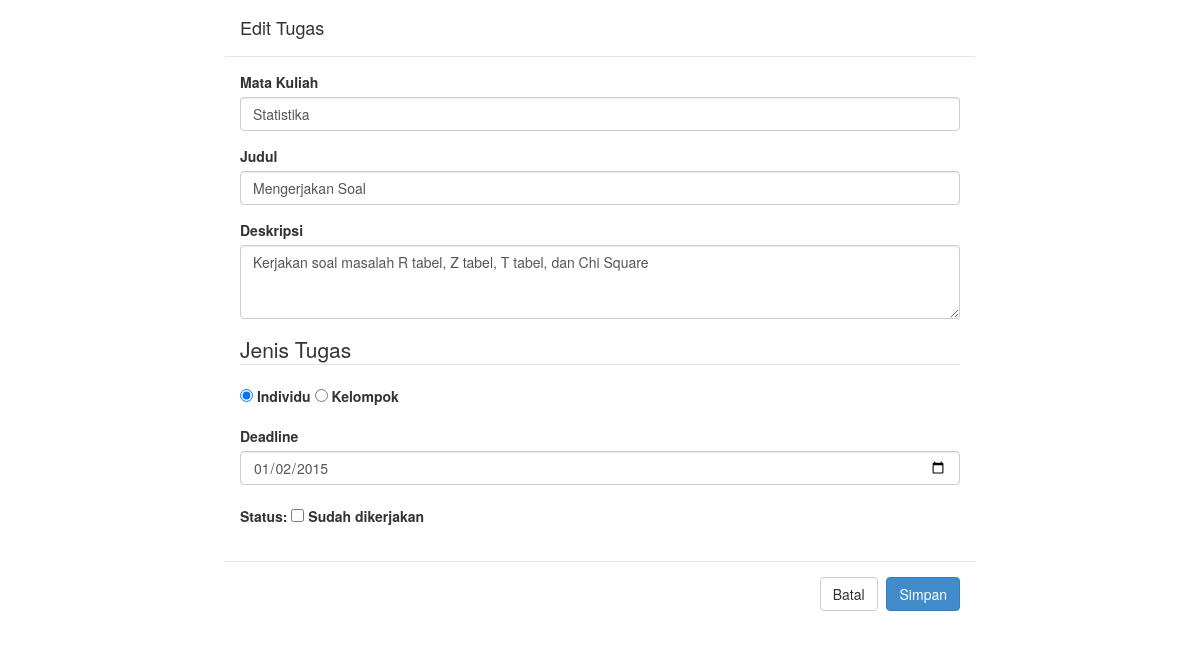
Screenshot of /edit.php?id=6 with the database file from the repository.
### tables this page shows
CREATE TABLE IF NOT EXISTS `tugas` (
`id` int(5) NOT NULL,
  `matakul` varchar(32) DEFAULT NULL,
  `judul` varchar(64) DEFAULT NULL,
  `deskripsi` text,
  `jenis` int(2) DEFAULT '1' COMMENT '1 = individu, 2 = kelompok',
  `deadline` date DEFAULT NULL,
  `selesai` int(2) DEFAULT '0' COMMENT '0 = belum selesai, 1 = selesai'
);

### edit.php (the view, shortened to what this page needs)
<?php
	if(isSet($_GET['id'])){
		$sql = mysqli_query($koneksi, "SELECT * FROM tugas WHERE id='".$_GET['id']."';");
		$data = mysqli_fetch_array($sql);
?>
<!DOCTYPE html>
<html lang="id">
<head>
	<link href='aset/css/bootstrap.css' rel='stylesheet' type='text/css' />
</head>
<body>
<div class="container">
	<div class="row">
		<div class="col-md-8">
		 <form action="" method="POST" role="form">
      <div class="modal-header">
        <h4 class="modal-title" id="myModalLabel">Edit Tugas</h4>
      </div>
      <div class="modal-body">
		  <div class="form-group">
			  <label for="matakul">Mata Kuliah</label>
			  <input type="text" class="form-control" id="exampleInputEmail1" placeholder="Nama mata kuliah" name="matakul" value="<?php echo $data['matakul']; ?>">
		  </div>
		  <div class="form-group">
			  <label for="judul">Judul</label>
			  <input type="text" class="form-control" id="exampleInputEmail1" placeholder="Judul tugas" name="judul" value="<?php echo $data['judul']; ?>">
		  </div>
		  <div class="form-group">
		  	<label for="deskripsi">Deskripsi</label>
		  	<textarea class="form-control" rows="3" name="deskripsi" placeholder="deskripsi tugas"><?php echo $data['deskripsi']; ?></textarea>
		  </div>
		  <div class="form-group">
		  	<fieldset>
		  	<legend>Jenis Tugas</legend>
		  	<?php if($data['jenis'] == 0){ ?>
			  	<label><input type="radio" name="jenis" value="1" checked="cheked"/> Individu </label>
			  	<label><input type="radio" name="jenis" value="2"/> Kelompok</label>
		  	<?php } else { ?>
			  	<label><input type="radio" name="jenis" value="1"/> Individu </label>
			  	<label><input type="radio" name="jenis" value="2" checked="cheked"/> Kelompok</label>
		  	<?php } ?>
		  	</fieldset>
		  </div>
		  <div class="form-group">
		  	<label for="deadline">Deadline</label>
		  	<input class="form-control" type="date" name="deadline" value="<?php echo $data['deadline']; ?>"/>
		  	<br />
		  	<?php if($data['selesai'] == 1) { ?>
			  	<label for="status">Status: </label>
			  	<label><input type="checkbox" name="status" value="1" checked="checked"/><span> Sudah dikerjakan</span></label>
			<?php } else { ?>
				<label for="status">Status: </label>
			  	<label><input type="checkbox" name="status" value="1"/><span> Sudah dikerjakan</span></label>
			<?php } ?>
		  </div>
	  </div>
		<div class="modal-footer">
		  <a href="index.php" class="btn btn-default" data-dismiss="modal">Batal</a>
          <input type="submit" class="btn btn-primary" value="Simpan" name="simpan"/>
      </div>
	  </form>
    </div>
  </div>
</div>
		<div class="col-md-2">
		</div>
</body>
</html>
<?php
}
?>

### rows the page displays
tugas: matakul "Statistika", judul "Mengerjakan Soal", deskripsi "Kerjakan soal masalah R tabel, Z tabel, T tabel, dan Chi Square", deadline "01/02/2015"
